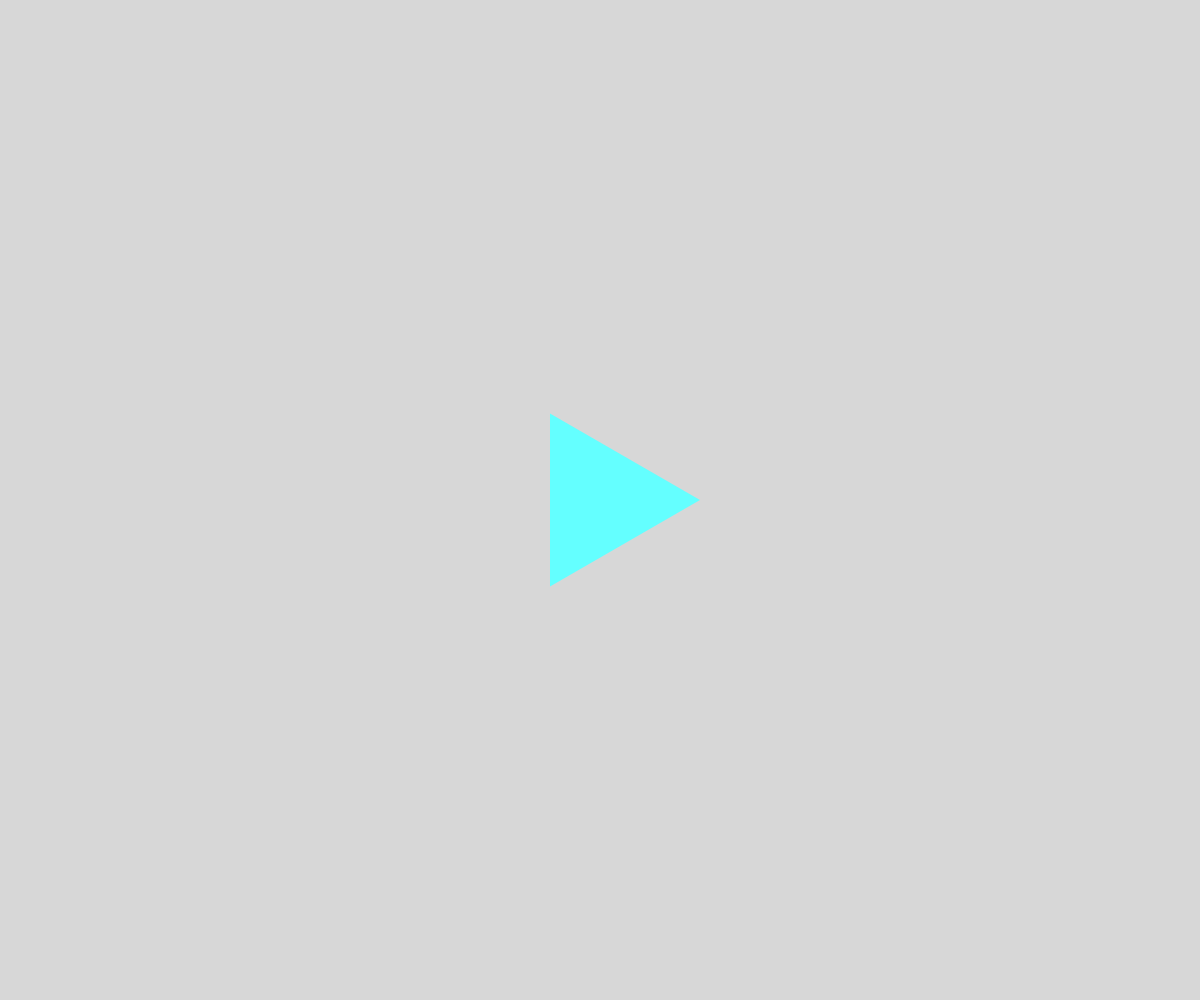
Frame 1 (no input)
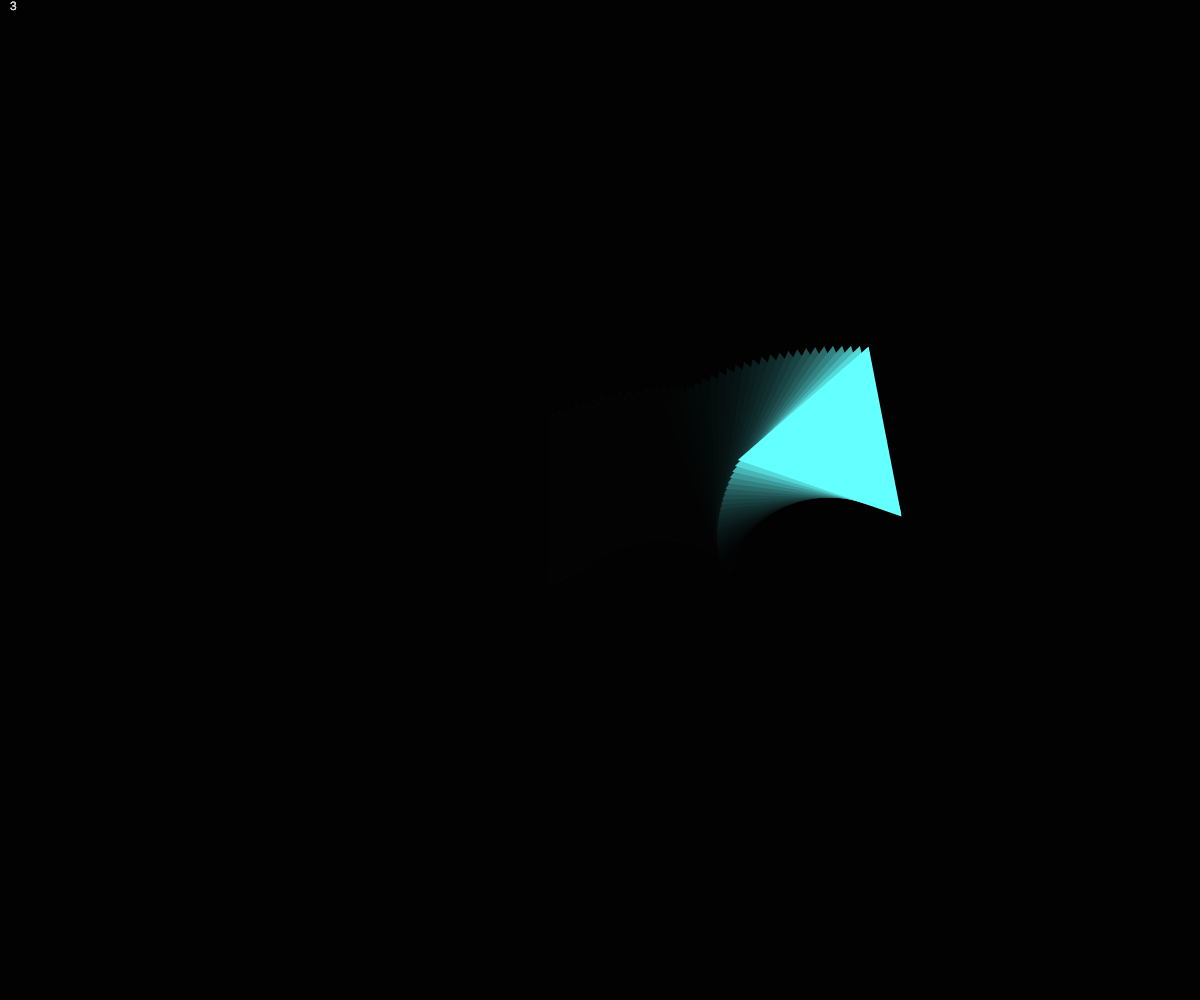
Frame 60 (no input)
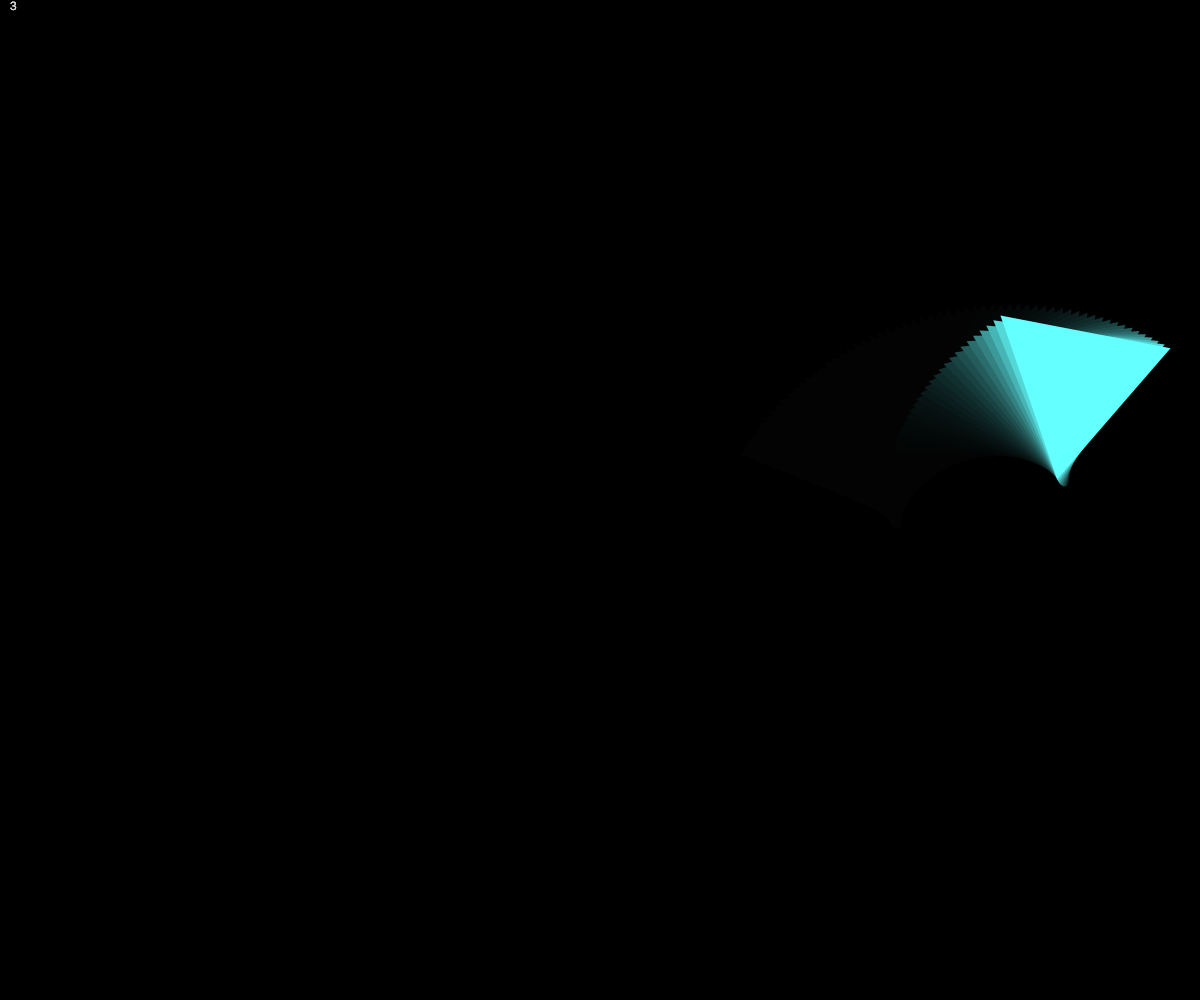
Frame 120 (the mouse pressed at the canvas centre since frame 60)

The p5.js sketch that drew these frames (run headless with seeded random() and noise() and a simulated clock; from frame 60 on, the mouse is pressed at the canvas centre):

// p5.js sketch
// ── sketch.js
// 最終課題を制作しよう
let x, y, vx, vy;
let n=3
let r =100
let R=100,G=255,B=255;

function setup() {
  createCanvas(windowWidth, windowHeight);

  x = width / 2;
  y = height / 2;
  array = [-1,-1/2,1,2,1]
  let k = round(random(0,4))
  vx = array[k]*2;
  k=round(random(0,4))
  vy = array[k]*2;
  angle_add = 0;
}

function draw() {
fill(255)
text(n,10,10)

  background(0, 40);
  fill(R,G,B);
  shape_maker(x,y,n,angle_add, r);

  // x,y方向への移動
  x += vx;
  y += vy;

  angle_add +=0.05

  // 跳ね返り
  if(x < 0 || x > width){ 
    R = y%255*200/255;
    vx = -1 * vx;
    n++; 
    vx = vx*(1+1/n);
    r = r*(n-1)/n;
  }
  if(y < 0 || y > height){
    R = x%255*200/255;
    vy = -1 * vy;
    vy = vy*(1+1/n);
    n++;
    r = r*(n-1)/n;
     }


  

  // x座標, y座標の制限
  x = constrain(x, 0, width);
  y = constrain(y, 0, height);

}

function shape_maker(x,y,n,angle_add,r){
  let angle = TWO_PI/n;

  //図形の点打ち
  push();
  noStroke();
  beginShape();
  for(let i =0; i<n; i++){
    vertex(x+r*cos(angle*i+angle_add),y+r*sin(angle*i+angle_add));
  }
  endShape(CLOSE);
  pop();
}

function windowResized(){
  resizeCanvas(windowWidth, windowHeight);
}

function mousePressed() {
  n = 3;    // クリックで三角形に戻る
  r = 100;  // 大きさもリセット
  background(0); // 画面を真っ暗にリセット
}
